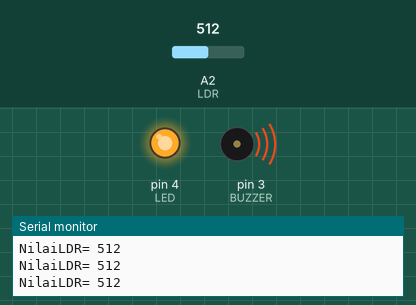
Simulated run of this sketch. Board: Arduino Uno, built with avr-gcc and run on an emulated ATmega328P. Shown: output pins drawn as LEDs (lit = HIGH), buzzer (waves = sounding, pin HIGH), the last lines printed to the serial monitor. Inputs (shaded band) come from the test bench; at power-on: A2 (LDR) = 512.

Above: at 1.2 s.
1.3 s: A2 (LDR) set to 487
At 1.8 s:
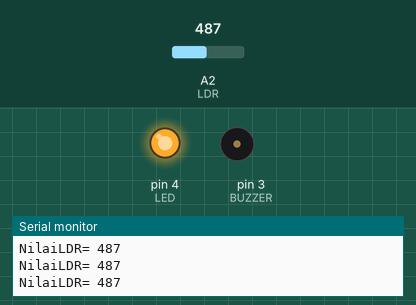
4.3 s: A2 (LDR) set to 510
At 5.0 s:
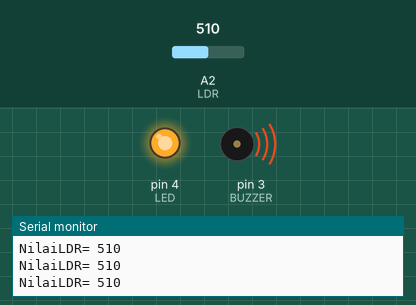
5.8 s: A2 (LDR) set to 490
At 6.32 s:
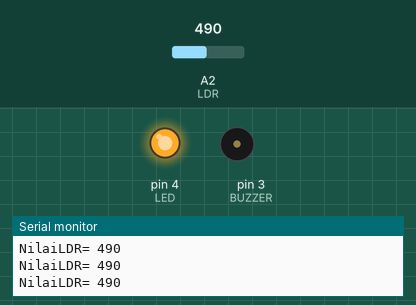
8.8 s: A2 (LDR) set to 511
At 10.2 s:
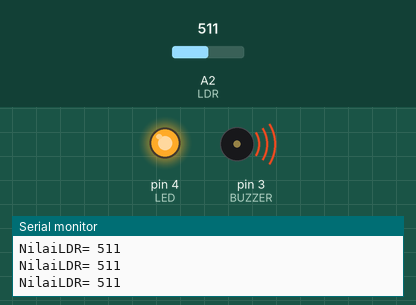
Timing chart, 0 to 11.3 s (numbered marks = the images above; inputs shaded):
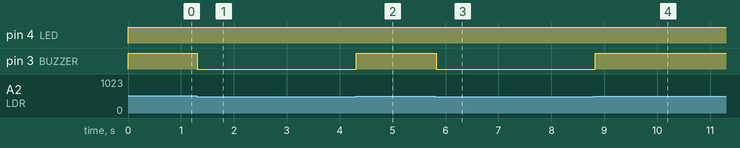

Measured:
- the behaviour switches between 500 and 499 on A2 (LDR) (found by bisection; images 0 and 1)
- after the input at 1.3 s, pin 3 (BUZZER): HIGH → LOW at once
- after the input at 4.3 s, pin 3 (BUZZER): LOW → HIGH at once
- after the input at 5.8 s, pin 3 (BUZZER): HIGH → LOW at once
- after the input at 8.8 s, pin 3 (BUZZER): LOW → HIGH at once

The sketch:

Sketch.ino
```cpp
// Program Alarm Keamanan Benda-benda Musium
//Sketch Oleh www.Kabib.net

int LDR= A2; // membuat variabel LDR untuk pin A2 (Analog PIN)
int LED= 4; // membuat variabel LED untuk pin 13 (DIGITAL PIN): LED Merupakan Variabel pin
int nilaiLDR= 0;  // variabel nilai awal untuk nilaiLDR
int BUZZER=3; //Variabel pin Buzzer (DIGITAL PIN)
void setup() {

  pinMode(LED, OUTPUT);// menentukan LED menjadi OUTPUT
  Serial.begin(9600);// komunikasi Arduino ke Komputer
  pinMode(BUZZER, OUTPUT);
  digitalWrite(BUZZER, 1); //Apabila Buzzer Nyala di anga 1 maka ganti dengan 0
}

void loop() {
 digitalWrite(LED, HIGH); //LED selalu Nyala untuk memberikan penerangan ke Benda Musium dan LDR
 nilaiLDR= analogRead(LDR); // menyimpan nilai yang dibaca dari LDR ke variabel nilaiLDR
 Serial.print("NilaiLDR= ");
 Serial.println(nilaiLDR);
 if(nilaiLDR < 500) { // jika nilai dari LDR kurang dari 500
    digitalWrite(BUZZER, 0); //Buzzer Menyala
    delay(100);
    digitalWrite(BUZZER, 1);
  }
  else  { // jika tidak
    digitalWrite(BUZZER, 1); //Buzzer Mati
    delay(100);
    digitalWrite(BUZZER, 1);
  }
}
```
